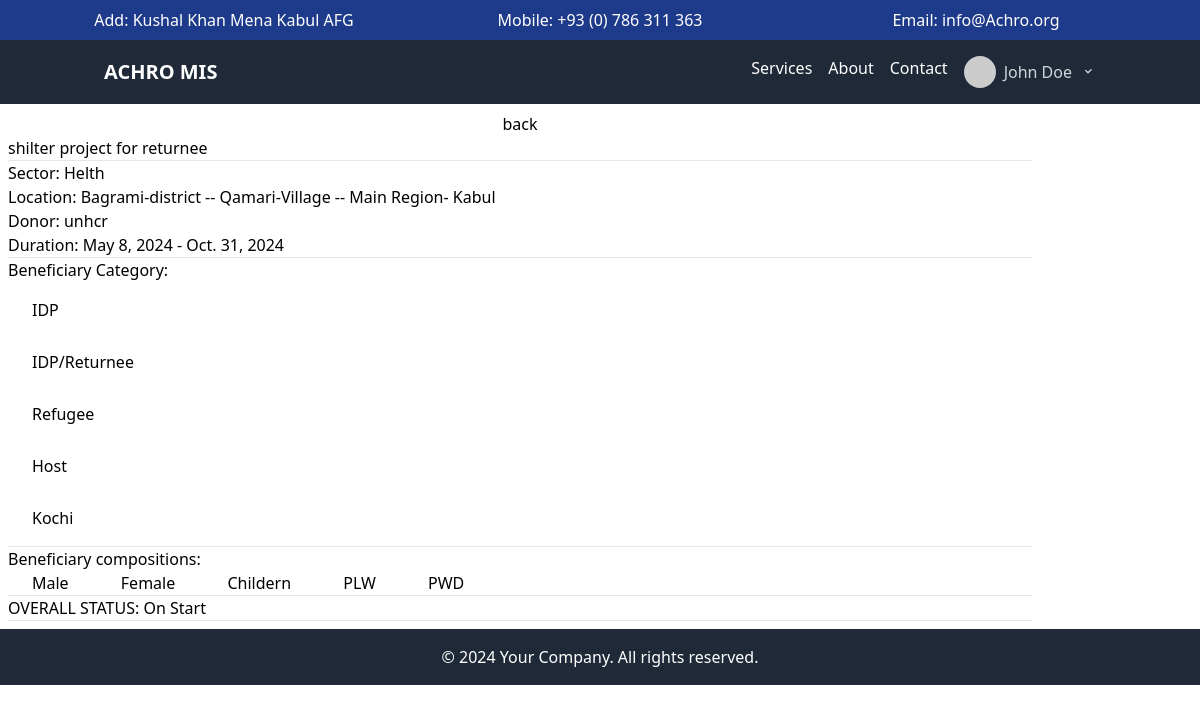
The app's page /mande/detail/shilter with its own data.
### mande/models.py (models this page shows, shortened)
class ProjectModel(models.Model):
    OVERALL_STATUS_CHOICES = [
        ('N','Not Started'),
        ('S', 'On Start'),
        ('P', 'In Progress'),
        ('C', 'Completed'),
        ('PN', 'Pendding'),
        ('CN', 'Canncelled')
    ]
    title = models.CharField(max_length=200, verbose_name="Title")
    slug = models.SlugField(max_length=100, unique=True, verbose_name="sluge")
    sector = models.ForeignKey(SectorModel, models.SET_NULL, null=True, blank=True, verbose_name="Sector")
    donor = models.ForeignKey(DonorModel, models.CASCADE, verbose_name="Donor")
    location = models.ForeignKey(LocationModel,models.SET_NULL, null=True, blank=True,  verbose_name="Location")
    start_date = models.DateField(auto_now=True, verbose_name="Start Date")
    end_date = models.DateField(default=six_month_after_now, verbose_name="End Date")
    idp = models.BooleanField(default=False, verbose_name="IDP")
    idp_returnee = models.BooleanField(default=False, verbose_name="IDP/Returnee")
    refugee = models.BooleanField(default=False, verbose_name="Refugee")
    host = models.BooleanField(default=False, verbose_name='Host')
    kochi = models.BooleanField(default=False, verbose_name="Kochi")
    male = models.BooleanField(default=False, verbose_name="Male")
    female = models.BooleanField(default=False, verbose_name="Female")
    childern = models.BooleanField(default=False, verbose_name="Childern")
    childern_age = models.CharField(max_length=10, verbose_name="Childer age", blank=True, null=True)
    plw = models.BooleanField(default=False, verbose_name="PLW")
    pwd = models.BooleanField(default=False, verbose_name="PWd")
    overall_Status = models.CharField(max_length=50, choices=OVERALL_STATUS_CHOICES, default=OVERALL_STATUS_CHOICES, verbose_name="Overall Status")
    Major_Activity = models.TextField(max_length=1000, verbose_name="Major Activity / Delivery")
    remarks = models.TextField(max_length=300, blank=True, null=True)
    doc = models.DateField(auto_now_add=True)
    dou = models.DateField(auto_now=True)
    class Meta:
        verbose_name = "Project"
        verbose_name_plural = "Projects"
        ordering = ['-doc']

### utility/models.py (models this page shows, shortened)
class SectorModel(models.Model):
    name = models.CharField(max_length=200, unique=True, verbose_name="Name")
    slug = models.SlugField(max_length=100, unique=True, verbose_name="slug")
    description = models.CharField(max_length=255, blank=True, null=True, verbose_name="Description")
    def __str__(self):
        return self.name
    class Meta:
        verbose_name = "Secotr"
        verbose_name_plural = "Sectors"

class LocationModel(models.Model):
    region = models.CharField(max_length=150, unique=True, verbose_name="Region")
    province = models.CharField(max_length=150, unique=True, verbose_name="Province")
    district = models.CharField(max_length=150, verbose_name="District")
    village = models.CharField(max_length=200, verbose_name="Village")
    slug = models.SlugField(max_length=100, unique=True, verbose_name="slug")
    description = models.TextField(max_length=255, blank=True, null=True, verbose_name="Description")
    def __str__(self):
        return f"{self.district}-district  -- {self.village}-Village -- {self.region} Region"
    class Meta:
        verbose_name = "Location"
        verbose_name_plural = "Locations"

class DonorModel(models.Model):
    name = models.CharField(max_length=200, unique=True, verbose_name="Name")
    slug = models.SlugField(max_length=100, unique=True, verbose_name="slug")
    description = models.CharField(max_length=255, blank=True, null=True, verbose_name="Description")
    def __str__(self):
        return self.name
    class Meta:
        verbose_name = "Donor"
        verbose_name_plural = "Donors"

### mande/views.py (the view)
# urls.py: path("detail/<str:slug>", views.DetailProject.as_view(), name="project-details"),
class DetailProject(DetailView):
    model = models.ProjectModel

### mande/templates/mande/projectmodel_detail.html (shortened to what this page needs)
{% extends "base/main.html" %}
{%block content %}
<div class="container">
  <div class="row">
    <div class="col-12 fw-medium text-center">
      <div class="row">
        <a href="{% url "mande:index" %}" >back</a>
        <h1 class="text-capitalize text-start col-11">{{object.title}}</h1>
        </div>
        <hr/>
    </div>
  </div>
  <div class="col-12 ">
    <div class="row">
      <ul class="list-unstyled fw-bold">
        <li>Sector: {{object.sector}}</li>
        <li>Location: {{object.location}}- {{object.location.province}}</li>
        <li>Donor: {{object.donor}}</li>
        <li>Duration: {{object.start_date}} - {{object.end_date}}</li>
      </ul>
    </div>
  </div>
 <hr/>
<div class="row">
  <p class="col-3 fs-4">Beneficiary Category:</p>
  <div class="col-9">
    {% if object.idp == True %}
    <p class="badge text-bg-primary rounded m-1 px-5 fs-4 py-3 font-monospace">IDP</p>
    {% endif %}
    {% if object.idp_returnee == True %}
    <p class="badge text-bg-primary rounded m-1 px-5 fs-4 py-3 font-monospace">IDP/Returnee</p>
    {% endif %}
    {% if object.refugee == True %}
    <p class="badge text-bg-primary rounded m-1 px-5 fs-4 py-3 font-monospace">Refugee</p>
    {% endif %}
    {% if object.host == True %}
    <p class="badge text-bg-primary rounded m-1 px-5 fs-4 py-3 font-monospace">Host</p>
    {% endif %}
    {% if object.kochi == True %}
    <p class="badge text-bg-primary rounded m-1 px-5 fs-4 py-3 font-monospace">Kochi</p>
    {% endif %}
  </div>
</div>
<hr />
  <div class="row">
    <div class="col-3 fs-4">Beneficiary compositions:</div>
    <div class="col-9">
      {% if object.male %}
      <span class="badge text-bg-primary rounded m-1 px-5 fs-4 py-3 font-monospace">Male</span>
      {% endif %}
      {% if object.female %}
      <span class="badge text-bg-primary rounded m-1 px-5 fs-4 py-3 font-monospace">Female</span>
      {% endif %}
      {% if object.childern %}
      <span class="badge text-bg-primary rounded m-1 px-5 fs-4 py-3 font-monospace">Childern</span>
      {% endif %}
      {% if object.plw %}
      <span class="badge text-bg-primary rounded m-1 px-5 fs-4 py-3 font-monospace">PLW</span>
      {% endif %}
      {% if object.pwd %}
      <span class="badge text-bg-primary rounded m-1 px-5 fs-4 py-3 font-monospace">PWD</span>
      {% endif %}
    </div>
  </div>
  <hr/>
  <div class="bg-primary-subtle rounded p">
      OVERALL STATUS:
      <span class="fs-5">
      {{object.get_overall_Status_display}}
    </span>
  </div>
<hr/>
</div>
{% endblock content %}

### records on screen
ProjectModel: title "shilter project for returnee", sector "Helth", location "Bagrami-district -- Qamari-Village -- Main Region", location.province "Kabul", donor "unhcr", start_date "May 8, 2024", end_date "Oct. 31, 2024", overall_Status "On Start"
